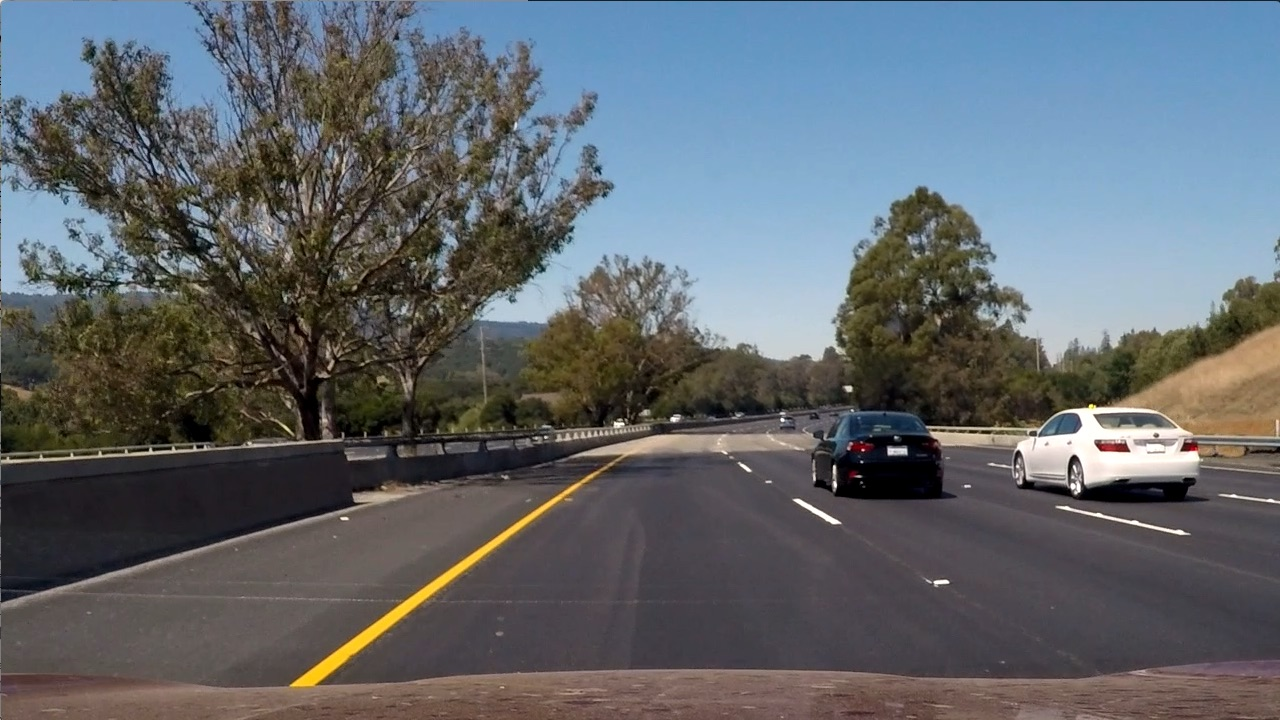
#> input picture test_images/test6.jpg, 1280 x 720 px
$ python thresh_yellow.py
#> lines starting #> are read from the running program, lines starting #| are printed output that depends on the picture; after the words box and inside, x2 and y2 are one past the last pixel; in counts of white or black regions, pixels touching at a corner belong together
import cv2
import numpy as np
import matplotlib.pyplot as plt


def nothing(x):
    pass

cv2.namedWindow('image', flags=cv2.WINDOW_NORMAL)
cv2.createTrackbar('Sat', 'image', 70, 255, nothing)
cv2.createTrackbar('Val', 'image', 130, 255, nothing)

while(1):
    frame = cv2.imread('./test_images/test6.jpg')
#> frame is the input picture: shape (720, 1280, 3); mean B, G, R 107.9, 102.6, 97
    hsv=cv2.cvtColor(frame, cv2.COLOR_BGR2HSV)
#> hsv: shape (720, 1280, 3); mean H, S, V 76.7, 68.6, 118.7

    s = cv2.getTrackbarPos('Sat', 'image')
    v = cv2.getTrackbarPos('Val', 'image')

    HSVLOW=np.array([15,s,v])
    HSVHIGH=np.array([25,255,255])

    #apply the range on a mask
    mask = cv2.inRange(hsv,HSVLOW, HSVHIGH)
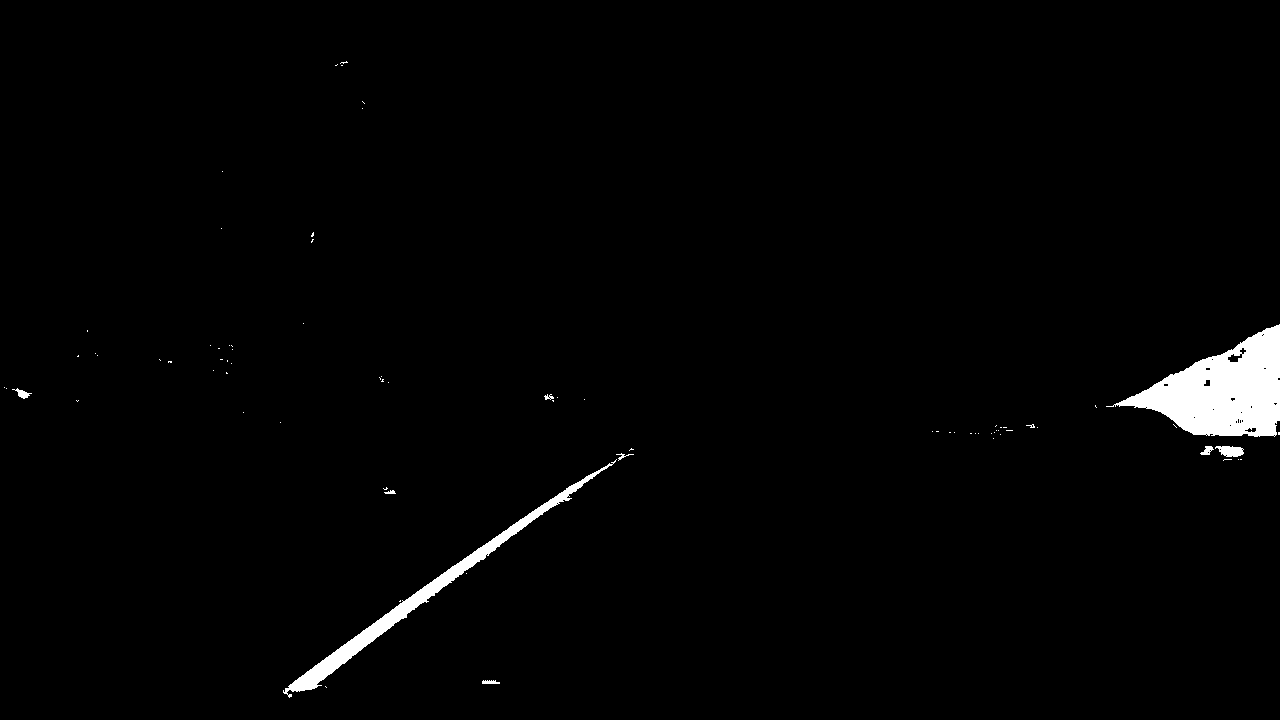
#> mask: shape (720, 1280); 1.6% white; 77 white regions (68 under 20 px), largest, box (x1, y1, x2, y2) and area: (1106, 324, 1280, 437) 9990, (283, 459, 617, 698) 4380, (1215, 446, 1244, 457) 231

    cv2.imshow('image', mask)

    k = cv2.waitKey(5) & 0xFF
#> (key Esc is pressed here)
    if k == 27:
        break


cv2.destroyAllWindows()

$ run again, with test_images/test1.jpg copied over test_images/test6.jpg
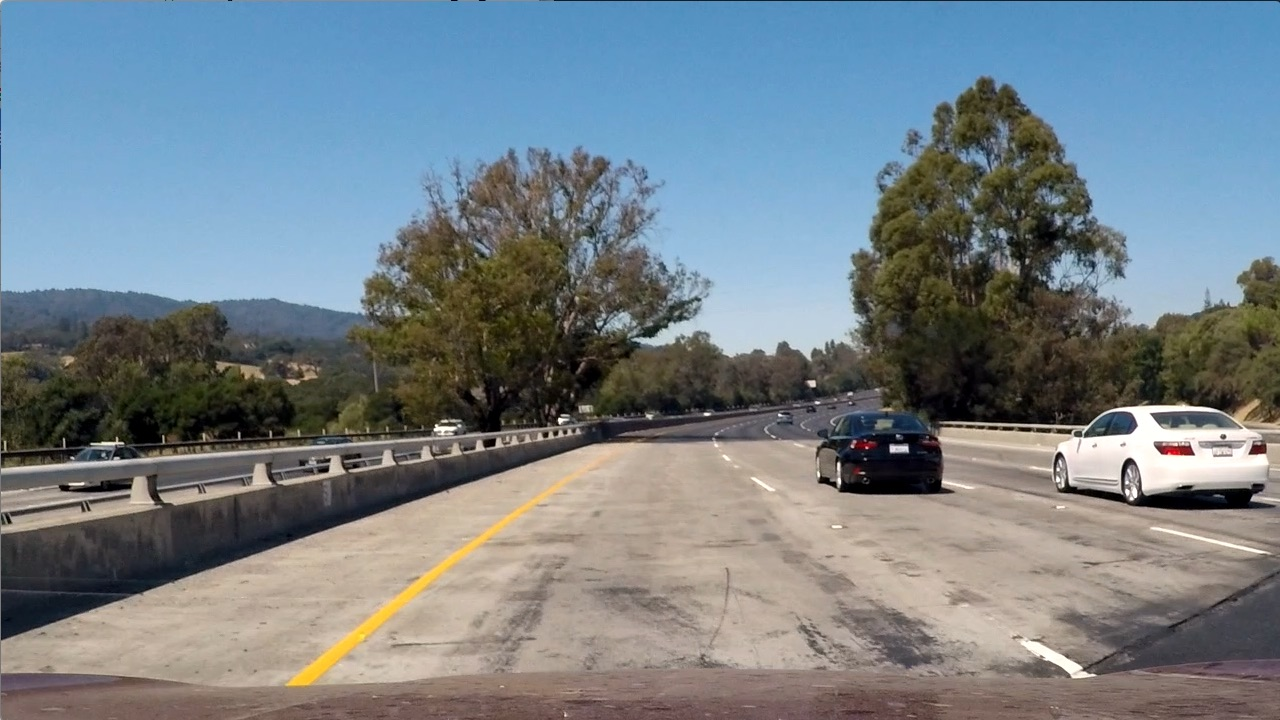
#> input picture test_images/test1.jpg, 1280 x 720 px
#> frame is the input picture: shape (720, 1280, 3); mean B, G, R 135.5, 128.7, 117.5
#> hsv: shape (720, 1280, 3); mean H, S, V 60.3, 78, 149.5
#> `mask = cv2.inRange(hsv,HSVLOW, HSVHIGH)`:
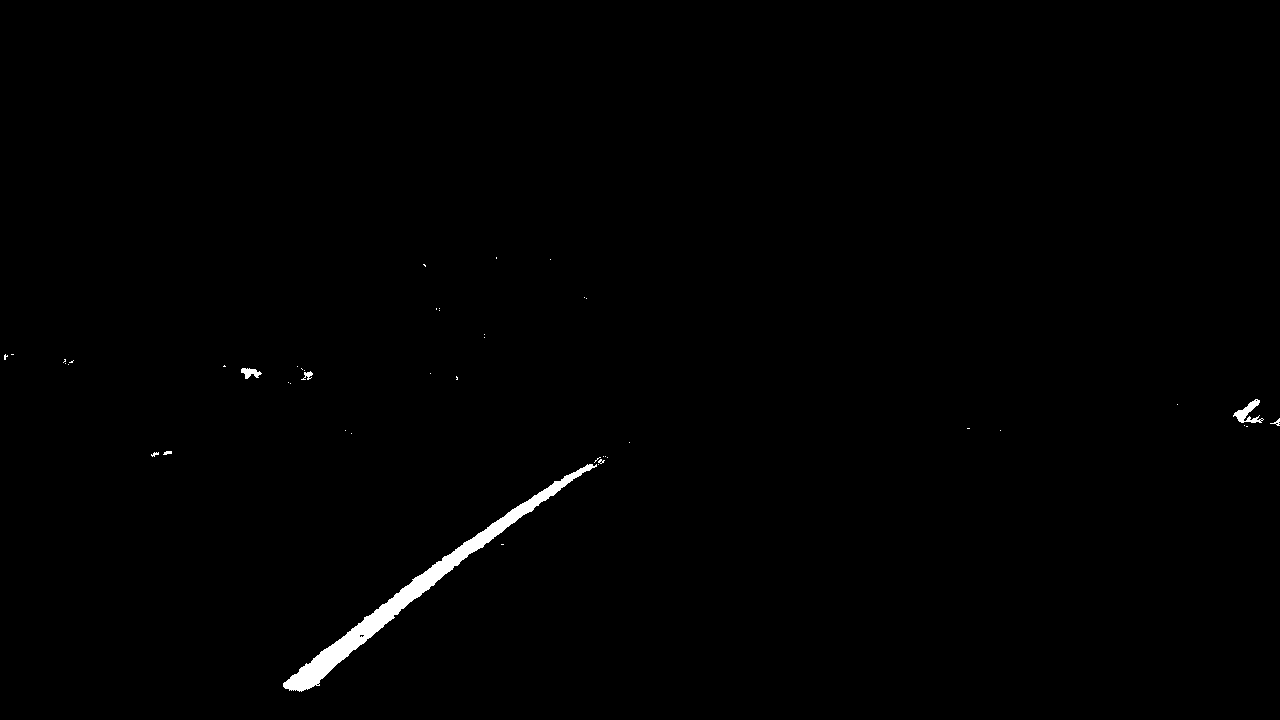
#> mask: shape (720, 1280); 0.66% white; 46 white regions (39 under 20 px), largest, box (x1, y1, x2, y2) and area: (283, 464, 597, 692) 5441, (1233, 399, 1264, 423) 300, (241, 368, 262, 379) 134

$ run again, with test_images/test2.jpg copied over test_images/test6.jpg
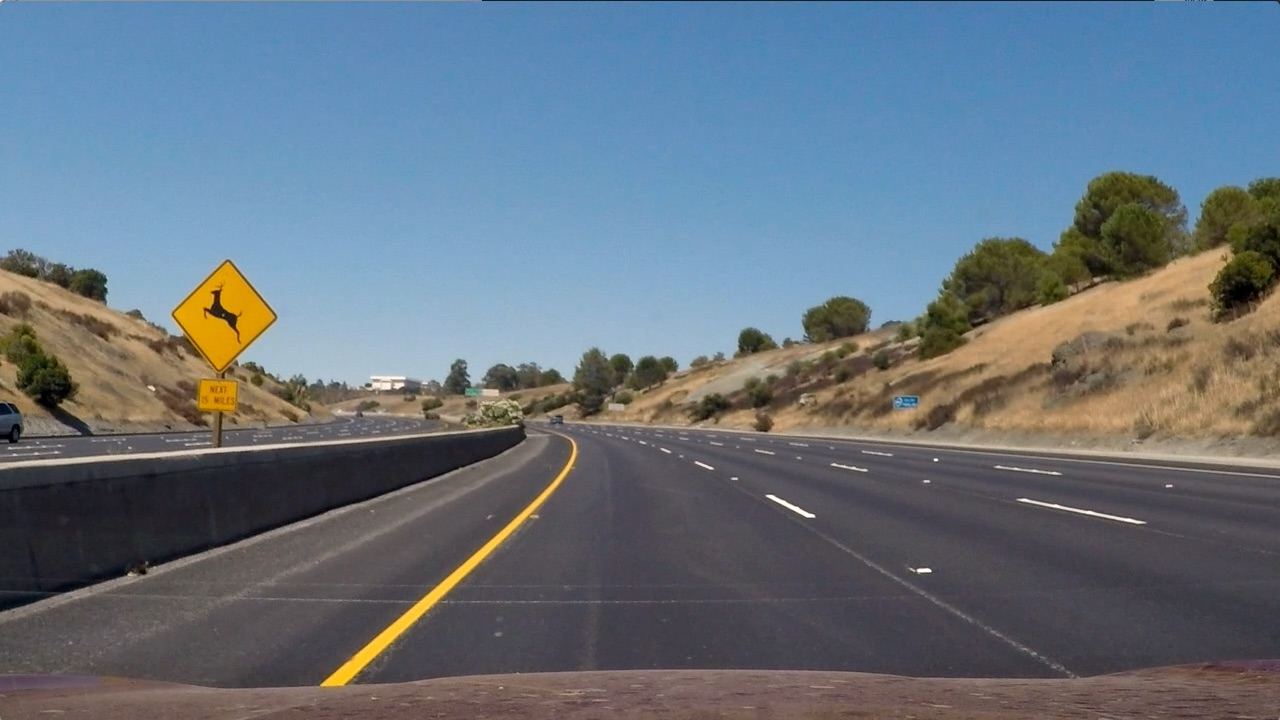
#> input picture test_images/test2.jpg, 1280 x 720 px
#> frame is the input picture: shape (720, 1280, 3); mean B, G, R 125.5, 114.6, 102.8
#> hsv: shape (720, 1280, 3); mean H, S, V 86.2, 80.3, 138.5
#> `mask = cv2.inRange(hsv,HSVLOW, HSVHIGH)`:
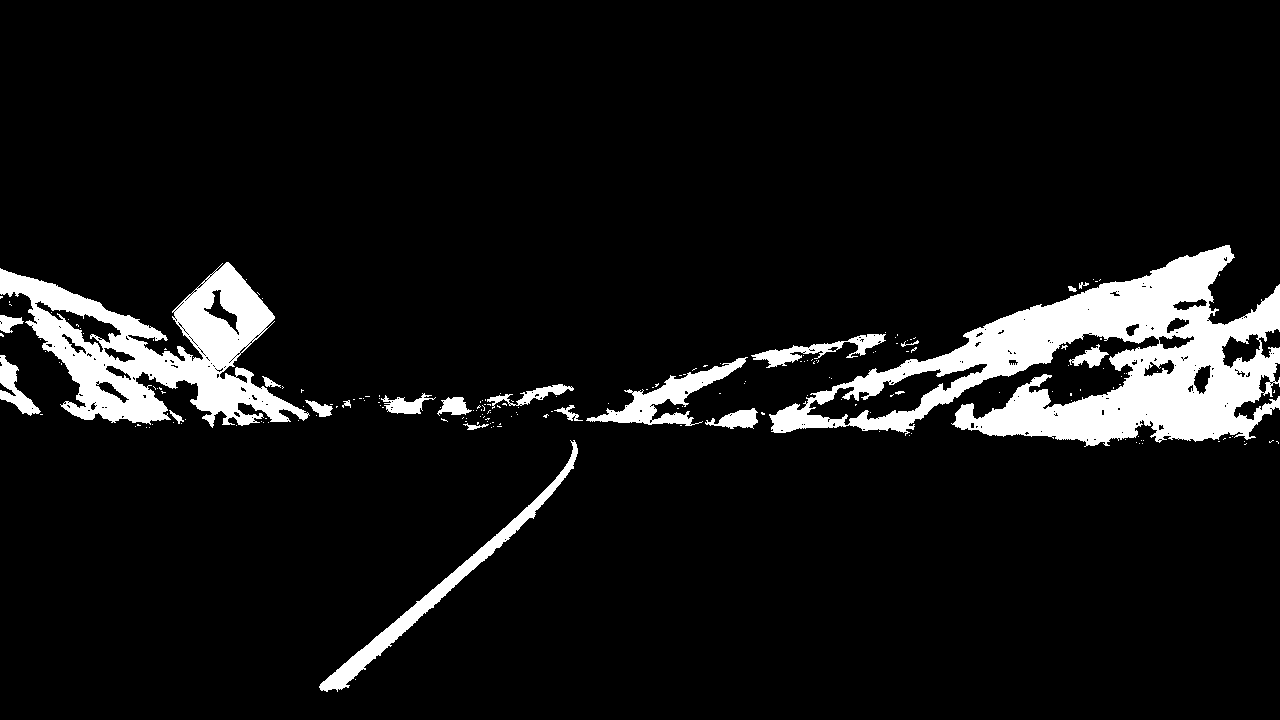
#> mask: shape (720, 1280); 8.1% white; 196 white regions (174 under 20 px), largest, box (x1, y1, x2, y2) and area: (769, 245, 1280, 447) 40133, (0, 262, 310, 428) 21070, (319, 440, 578, 692) 4304

$ run again, with test_images/test3.jpg copied over test_images/test6.jpg
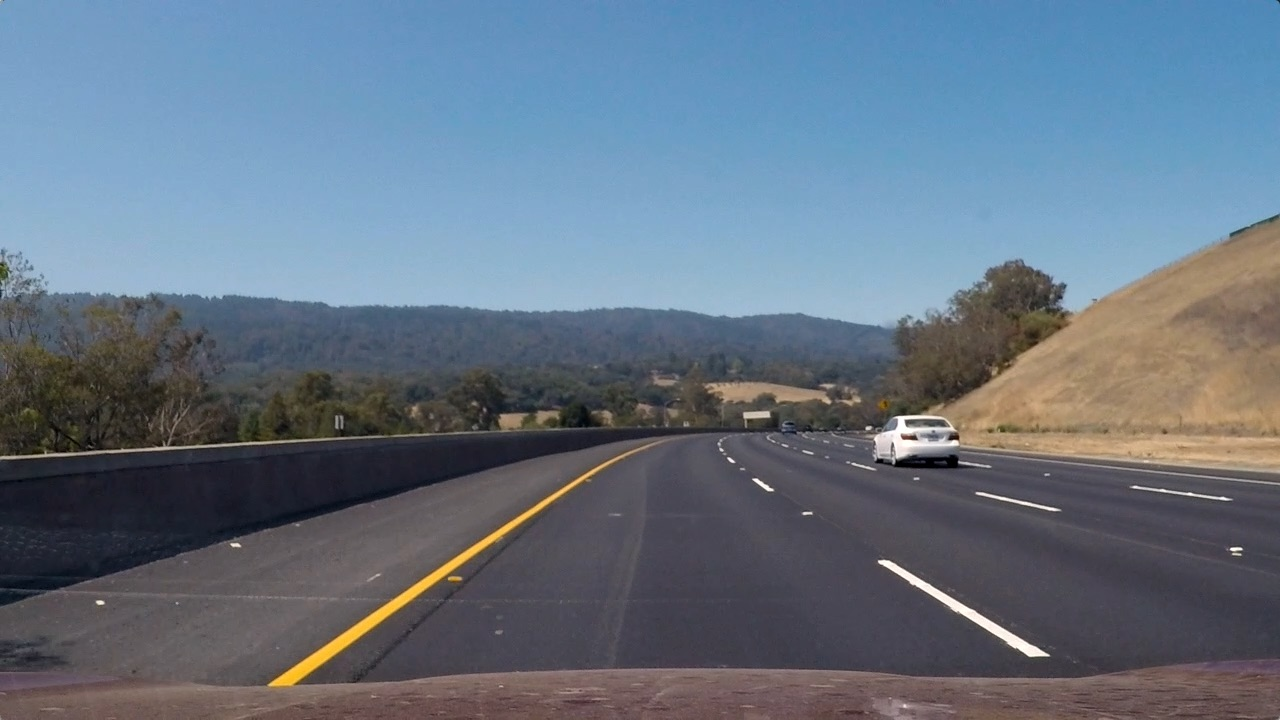
#> input picture test_images/test3.jpg, 1280 x 720 px
#> frame is the input picture: shape (720, 1280, 3); mean B, G, R 130.7, 115.3, 101.1
#> hsv: shape (720, 1280, 3); mean H, S, V 94.8, 72.6, 137.9
#> `mask = cv2.inRange(hsv,HSVLOW, HSVHIGH)`:
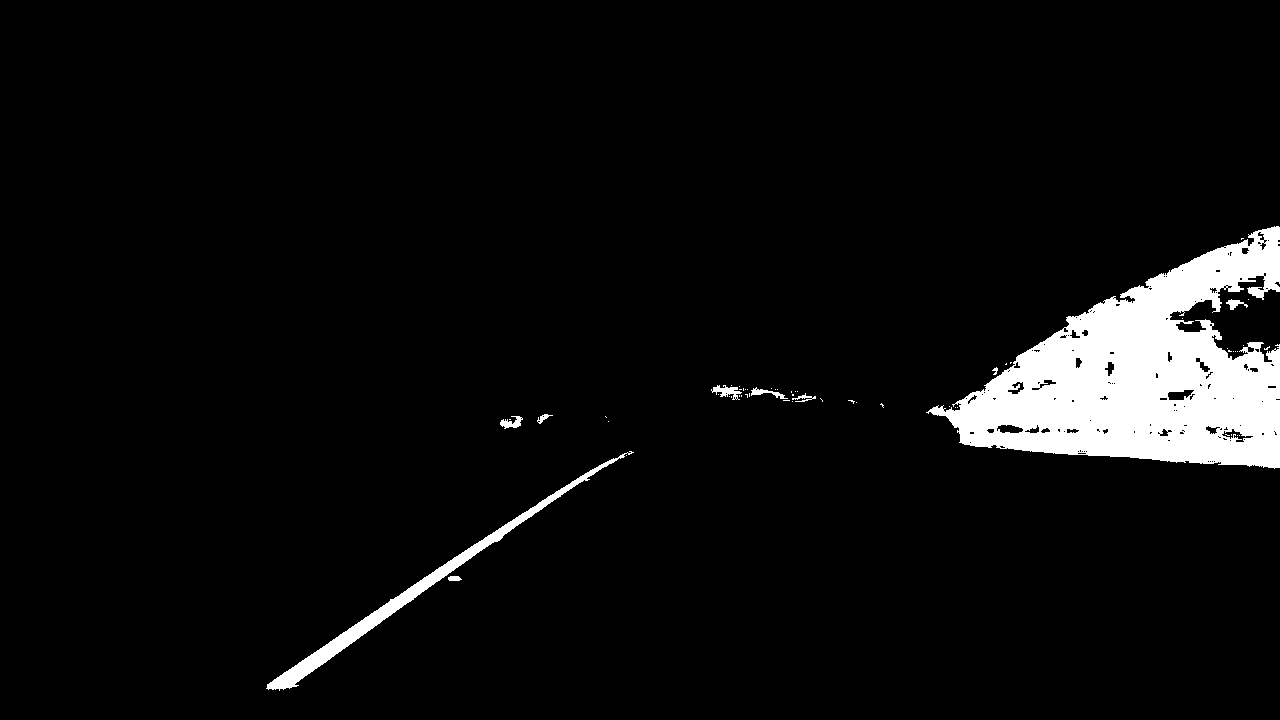
#> mask: shape (720, 1280); 5.3% white; 59 white regions (49 under 20 px), largest, box (x1, y1, x2, y2) and area: (926, 226, 1280, 469) 43736, (266, 451, 634, 691) 4285, (711, 385, 742, 400) 215
